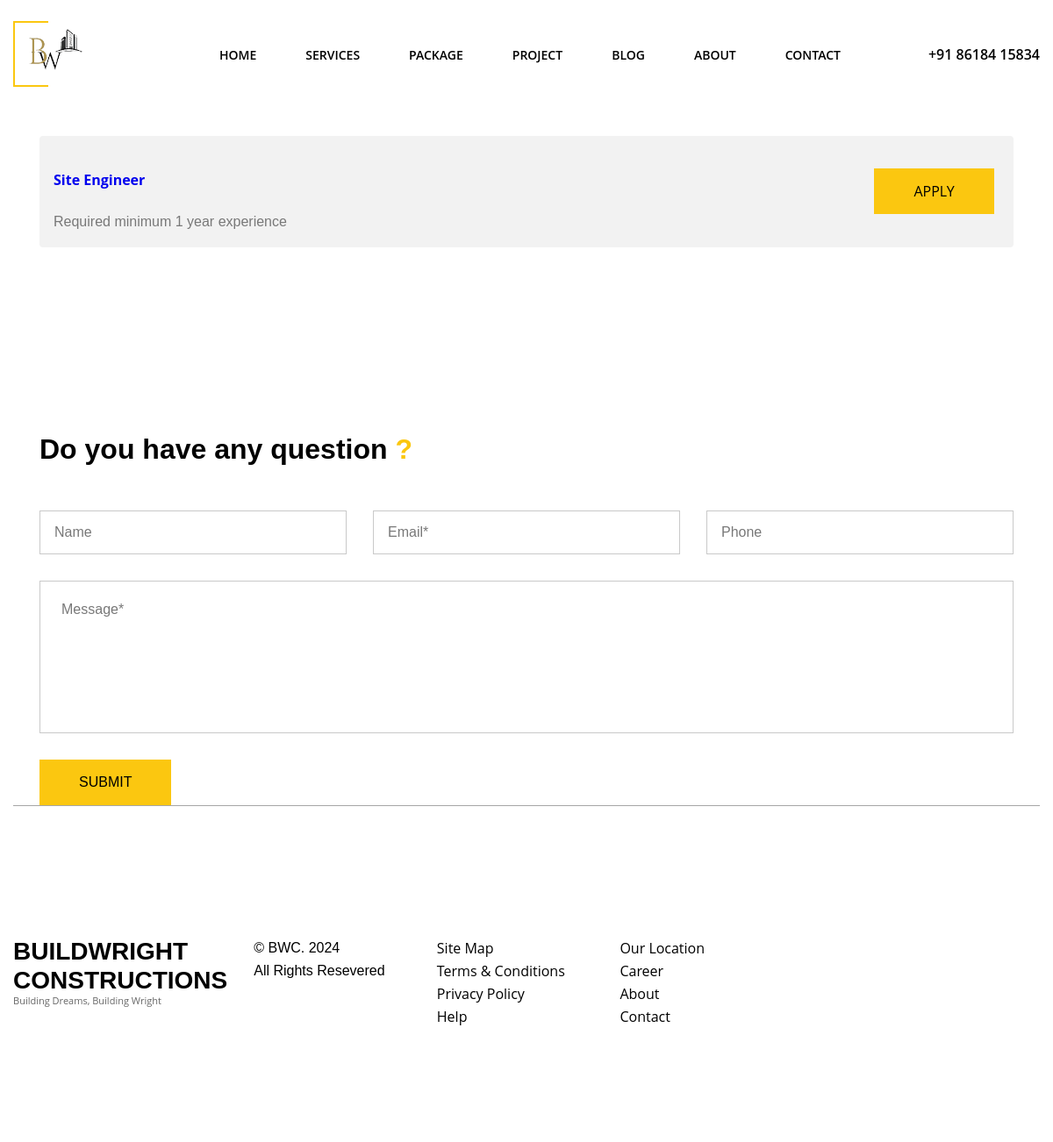
/job_list, run on the app's committed database.
### app/models.py (models this page shows, shortened)
class Job(models.Model):
    title = models.CharField(max_length=255)
    description = models.TextField()
    created_at = models.DateTimeField(auto_now_add=True)
    is_open = models.BooleanField(default=True)  # Add this line
    slug = models.SlugField(max_length=255, unique=True, blank=True, null=True)  # Add slug field

### app/views.py (the view)
# urls.py: path('job_list', views.job_list, name='job_list'),
def job_list(request):
    jobs = Job.objects.all()
    return render(request, 'careers.html', {'jobs': jobs})

### templates/careers.html (shortened to what this page needs)
{% extends "base.html" %}
{% load static %}
{% block main %}
        <div class="no-bottom no-top zebra" id="content">
            <section class="section_all bg-light" id="about">
              <div class="container">
                        {% for job in jobs %}
                            <div class="box mb-3">
                                <div class="box-col box-80">
                                    <h4><a href="{% url 'apply_for_job' job.slug %}">{{ job.title }}</a></h4>
                                    <span class="function">{{ job.description }}</span>
                                </div>
                                <div class="box-col box-20 text-right">
                                    {% if job.is_open %}
                                        <a class="btn btn-primary" href="{% url 'apply_for_job' job.slug %}">Apply</a>
                                    {% else %}
                                        <span class="text-muted">Job Closed</span>
                                    {% endif %}
                                </div>
                            </div>
                        {% endfor %}
              </div>
          </section>
        {% endblock main %}

### data on the page
Job: title "Site Engineer", description "Required minimum 1 year experience", is_open "APPLY"
